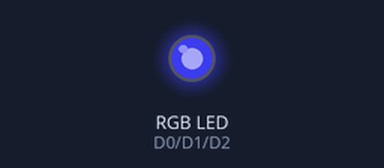
Recording of a sketch running on a simulated ESP8266 (NodeMCU). On the bench: an RGB LED mixed from three pins (HIGH = lit). Dim RGB values are drawn brighter than linear.

Above: at 0.05 s.
At 2.0 s:
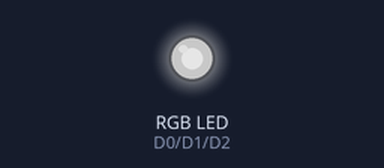
Timing chart, 0 to 4.6 s (numbered marks = the images above):
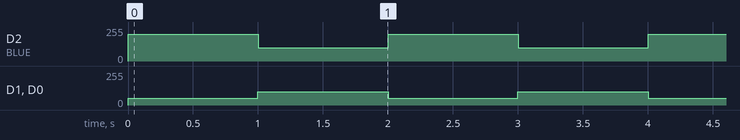

Measured:
- by itself, D2 (BLUE): alternates 200/255 for 1.0 s and 100/255 for 1.0 s
- by itself, D1 (GREEN), D0 (RED): alternates 100/255 for 1.0 s and 50/255 for 1.0 s

The sketch:

15MixingPrimaryColors.ino
```cpp
int RED = D0;
int GREEN = D1;
int BLUE = D2;


void setup() {
  pinMode(RED, OUTPUT);
  pinMode(GREEN, OUTPUT);
  pinMode(BLUE, OUTPUT);

}

void loop() {


  analogWrite(RED, 50);
  analogWrite(GREEN, 50);
  analogWrite(BLUE, 200);
  delay (1000);
  analogWrite(RED, 100);
  analogWrite(GREEN, 100);
  analogWrite(BLUE, 100);
  delay (1000);


}
```
